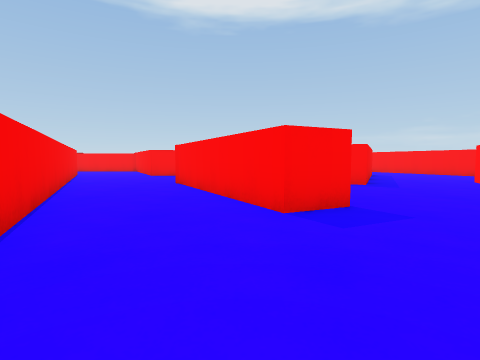
view 1 (above)

14 first-person views from a walk through a 3-D level made in the Unity game engine. The camera is 0.64 m above the floor, tilts 4° down and sees 80° across. The floor is counted in squares, 1 m on a side. Each view is taken from the middle of a square. On the plan, view 1 faces up. The plan holds only what a view shows up to about 9 squares ahead; the rest is blank. The place goes on beyond the plan.

view 2
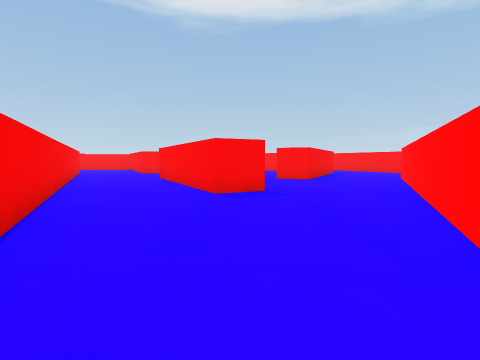

view 3
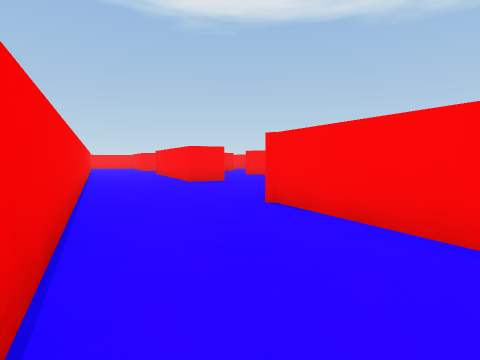

view 4
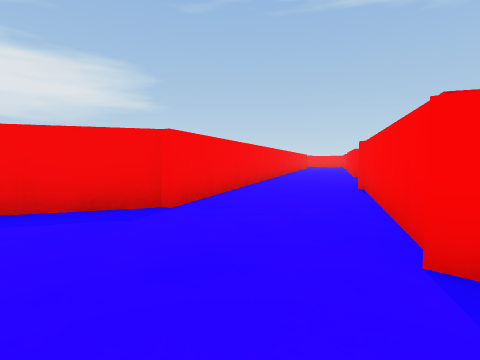

view 5
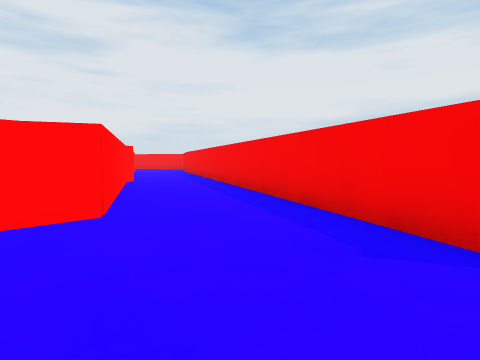

view 6
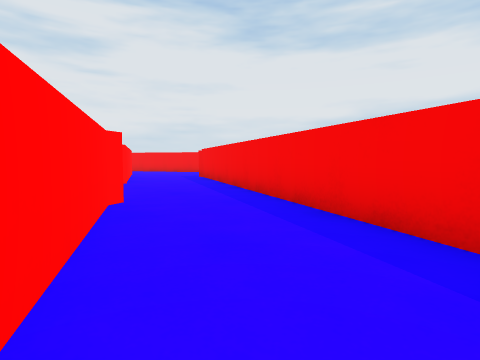

view 7
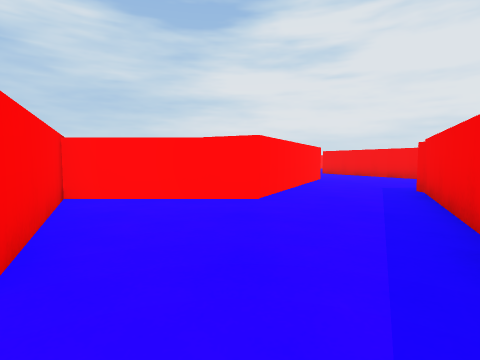

view 8
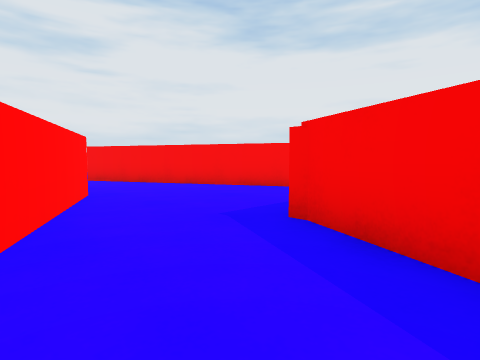

view 9
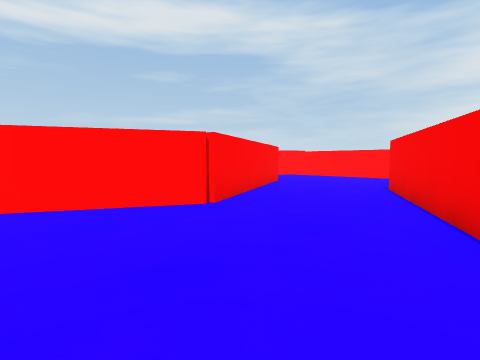

view 10
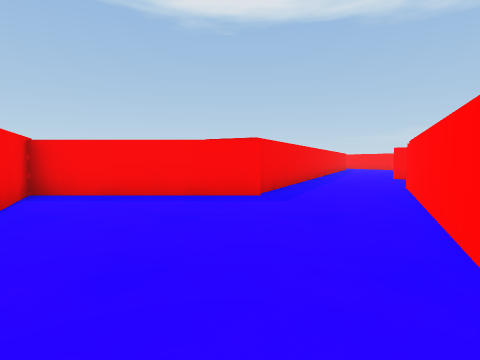

view 11
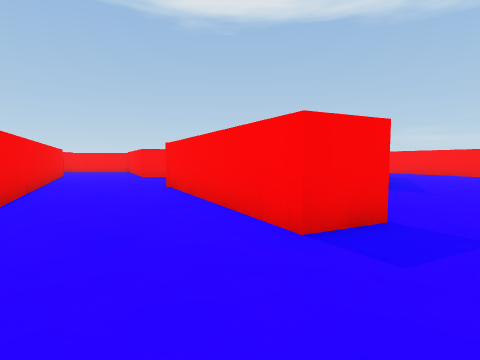

view 12
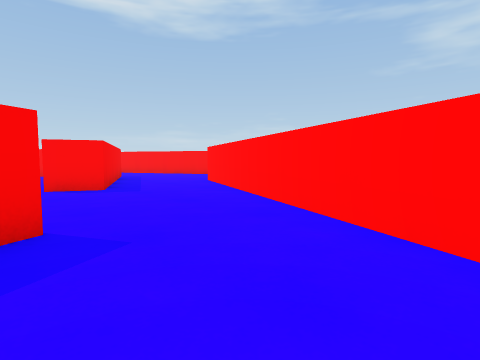

view 13
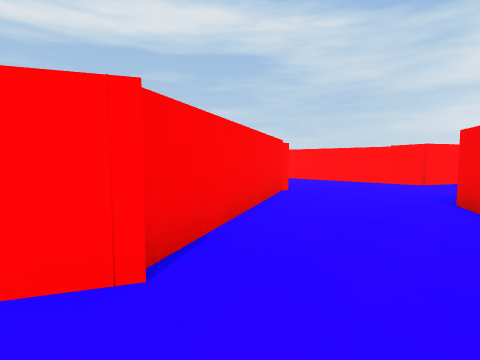

view 14
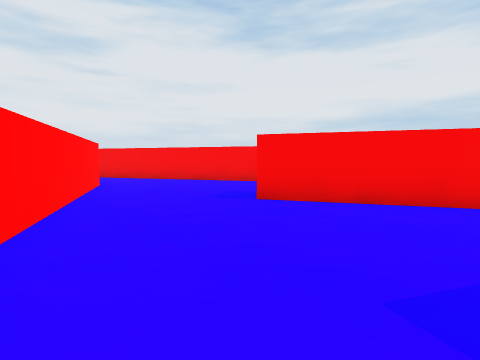

### Floor plan
Points are (right, up) in squares from view 1. A wall is a line through its corners. A room is listed if a view was taken in it or the views show most of it. See-through windows are left out.
Room 1 (views 1, 11, 12, 13, 14)
walls: (0.1, 6.6) (1.5, 3.9) (0.5, 3.4) (-1.6, 7.5); (2.4, -0.6) (5.5, 5.7); (-4.6, 7.6) (0.2, -2)
ways out: opening at (1.5, -1.5) to room 2
Room 2 (views 2, 3, 4, 5, 6, 7, 8, 9, 10)
walls: (0.1, -13.3) (0.4, -13.2) (2.8, -8.3) (5.5, -8.3); (4.6, -4.8) (2.4, -0.6); (0.2, -2) (1.6, -4.9) (-4.8, -17.9) (-8.8, -17.9) (-4.9, -25.6); (-1.9, -25.4) (-3.8, -21.7) (-1.3, -16.7) (1.9, -16.7) (0.3, -13.5)
ways out: opening at (1.5, -1.5) to room 1

Positions as (right, up) in squares from view 1, and headings:
1: (0, 0), facing up
2: (1, -2), facing up
3: (2, -5), facing up
4: (5, -7), facing up-left
5: (4, -5), facing down-left
6: (2, -9), facing down-left
7: (-1, -12), facing down
8: (-2, -16), facing down-left
9: (-7, -19), facing down-right
10: (-5, -23), facing up
11: (0, 1), facing up
12: (1, 1), facing up-right
13: (1, 0), facing down-right
14: (5, 7), facing down-left
